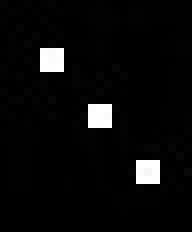
%> input picture images/dados/3.jpg, 24 x 29 px (shown 8 times larger)
$ octave point5.m   (GNU Octave 9; MATLAB toolbox functions it lacks are replaced by stand-ins)
%> lines starting %> are read from the running program, lines starting %| are printed output that depends on the picture; in (x1, y1, x2, y2) boxes, pixels count from 0 and x2, y2 are one past the last pixel; in counts of white or black regions, pixels touching at a corner belong together; the program's own positions count from 1
clear all;
clc;

ImageOriginal = imread('./../images/dados/3.jpg');
%> ImageOriginal is the input picture: size 29x24x3 uint8; min 0, max 255, mean 10.6
ImageGray = rgb2gray(ImageOriginal);
BW = im2bw(ImageOriginal,0.5);
%> BW: size 29x24 logical; 3.9% white in thin lines or dots, all inside (x1, y1, x2, y2) = (5, 6, 20, 23)

[x,y] = size(BW);
%> x = 29; y = 24
ImageLabel = zeros(x,y);
label = 1;

for i = 1 : size(BW,1)
    [fila,columna]=find(BW(i,:)==1);
    if size(columna) > 0
        for j = 1 : length(columna)
            if i > 1
                if columna(1) == 1
                    if BW(i,columna(j)-1) == 1
                       ImageLabel(i,columna(j))=ImageLabel(i,columna(j)-1);
                       label = label + 1;
                    end
                else
                    if BW(i,columna(j)-1) == 1
                        if BW(i-1,columna(j)) == 0
                           ImageGray(i-1,columna(j)) = 100;
                        end
                        if BW(i+1,columna(j)) == 0
                           ImageGray(i+1,columna(j)) = 100;
                        end
                        if BW(i,columna(j)+1) == 0
                            ImageGray(i,columna(j)+1) = 100;
                            ImageGray(i-1,columna(j)+1) = 100;
                        end
                        if BW(i,columna(j)-1) == 0
                            ImageGray(i,columna(j)-1) = 100;
                        end
                        if BW(i+1,columna(j)+1) == 0
                            ImageGray(i+1,columna(j)+1) = 100;
                        end
                        if BW(i-1,columna(j)-1) == 0
                            ImageGray(i-1,columna(j)-1) = 100;
                        end
                       ImageLabel(i,columna(j))=ImageLabel(i,columna(j)-1);
                       label = label + 1;
                    elseif BW(i-1,columna(j)) == 1
                        if BW(i,columna(j)-1) == 0
                           ImageGray(i,columna(j)-1) = 100;
                           ImageGray(i+1,columna(j)-1) = 100;
                        end
                        if BW(i,columna(j)+1) == 0
                           ImageGray(i,columna(j)+1) = 100;
                        end
                        if BW(i+1,columna(j)) == 0
                           ImageGray(i+1,columna(j)) = 100;
                        end
                        if BW(i-1,columna(j)) == 0
                           ImageGray(i-1,columna(j)) = 100;
                        end
                        if BW(i+1,columna(j)+1) == 0
                            ImageGray(i+1,columna(j)+1) = 100;
                        end
                        if BW(i-1,columna(j)-1) == 0
                            ImageGray(i-1,columna(j)-1) = 100;
                        end
                       ImageLabel(i,columna(j))=ImageLabel(i-1,columna(j));
                       label = label + 1;
                    else
                       ImageLabel(i,columna(j))=label;
                       ImageGray(i-1,columna(j)-1) = 100;
                       ImageGray(i-1,columna(j)) = 100;
                       ImageGray(i,columna(j)-1) = 100;
                    end
                end
            else
                if columna(1) == 1
                    ImageLabel(i,columna(j))=label;
                    ImageGray(i-1,columna(j)-1) = 100;
                    label = label + 1;
                else
                    if BW(i, columna(j)-1) == 1
                       if BW(i-1,columna(j)) == 0
                           ImageGray(i-1,columna(j)) = 100;
                       end
                       if BW(i+1,columna(j)) == 0
                           ImageGray(i+1,columna(j)) = 100;
                       end
                       if BW(i,columna(j)+1) == 0
                           ImageGray(i,columna(j)+1) = 100;
                       end
                       if BW(i,columna(j)-1) == 0
                           ImageGray(i,columna(j)-1) = 100;
                       end
                       if BW(i+1,columna(j)+1) == 0
                            ImageGray(i+1,columna(j)+1) = 100;
                       end
                       if BW(i-1,columna(j)-1) == 0
                            ImageGray(i-1,columna(j)-1) = 100;
                       end
                      ImageLabel(i,columna(j))=ImageLabel(i, columna(j)-1);
                       label = label + 1;
                    end
                end
            end
        end
    end
end
%> this loop made 29 passes
%> columna on passes 7, 8, 9, 14, 15, 16, 21, 22, 23: [6 7 8], [6 7 8], [6 7 8], [12 13 14], [12 13 14], [12 13 14], [18 19 20], [18 19 20], [18 19 20]
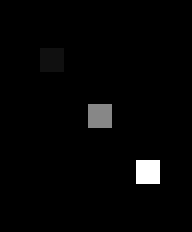
%> ImageLabel: size 29x24 double (shown 8 times larger); min 0, max 17, mean 0.349; drawn with min black and max white
%> after the loop, label = 25

imshow(ImageGray);
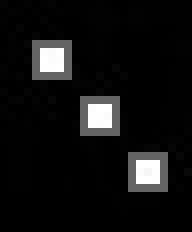
%> displayed picture: size 29x24, on the screen's scale of 0 to 255 (shown 8 times larger); min 0, max 255, mean 17.4
